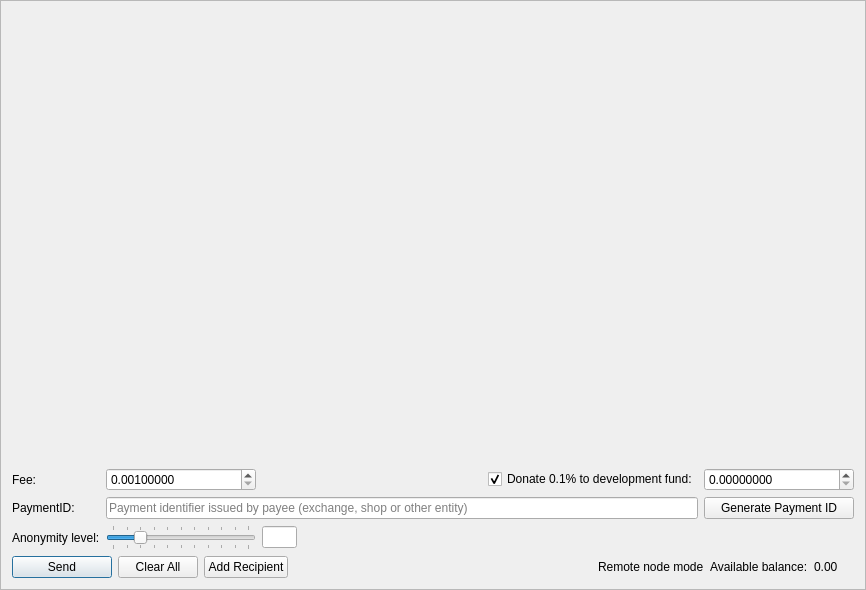
<?xml version="1.0" encoding="UTF-8"?>
<ui version="4.0">
 <class>SendFrame</class>
 <widget class="QFrame" name="SendFrame">
  <property name="geometry">
   <rect>
    <x>0</x>
    <y>0</y>
    <width>866</width>
    <height>590</height>
   </rect>
  </property>
  <property name="windowTitle">
   <string>Frame</string>
  </property>
  <property name="frameShape">
   <enum>QFrame::StyledPanel</enum>
  </property>
  <property name="frameShadow">
   <enum>QFrame::Raised</enum>
  </property>
  <layout class="QVBoxLayout" name="m_send_frame_main_layout">
   <item>
    <widget class="QScrollArea" name="m_transfersScrollarea">
     <property name="frameShape">
      <enum>QFrame::NoFrame</enum>
     </property>
     <property name="widgetResizable">
      <bool>true</bool>
     </property>
     <widget class="QWidget" name="scrollAreaWidgetContents">
      <property name="geometry">
       <rect>
        <x>0</x>
        <y>0</y>
        <width>846</width>
        <height>439</height>
       </rect>
      </property>
      <layout class="QVBoxLayout" name="m_send_frame_layout">
       <property name="leftMargin">
        <number>0</number>
       </property>
       <property name="topMargin">
        <number>0</number>
       </property>
       <property name="rightMargin">
        <number>0</number>
       </property>
       <property name="bottomMargin">
        <number>0</number>
       </property>
       <item>
        <spacer name="verticalSpacer">
         <property name="orientation">
          <enum>Qt::Vertical</enum>
         </property>
         <property name="sizeHint" stdset="0">
          <size>
           <width>20</width>
           <height>445</height>
          </size>
         </property>
        </spacer>
       </item>
      </layout>
     </widget>
    </widget>
   </item>
   <item>
    <layout class="QGridLayout" name="gridLayout">
     <property name="topMargin">
      <number>5</number>
     </property>
     <item row="5" column="1">
      <widget class="QSlider" name="m_mixinSlider">
       <property name="maximumSize">
        <size>
         <width>150</width>
         <height>16777215</height>
        </size>
       </property>
       <property name="baseSize">
        <size>
         <width>200</width>
         <height>0</height>
        </size>
       </property>
       <property name="maximum">
        <number>10</number>
       </property>
       <property name="pageStep">
        <number>1</number>
       </property>
       <property name="value">
        <number>2</number>
       </property>
       <property name="sliderPosition">
        <number>2</number>
       </property>
       <property name="tracking">
        <bool>false</bool>
       </property>
       <property name="orientation">
        <enum>Qt::Horizontal</enum>
       </property>
       <property name="tickPosition">
        <enum>QSlider::TicksBothSides</enum>
       </property>
       <property name="tickInterval">
        <number>1</number>
       </property>
      </widget>
     </item>
     <item row="5" column="0">
      <widget class="QLabel" name="label_2">
       <property name="text">
        <string>Anonymity level:</string>
       </property>
      </widget>
     </item>
     <item row="1" column="3">
      <widget class="QCheckBox" name="donateCheckBox">
       <property name="text">
        <string>Donate 0.1% to development fund:</string>
       </property>
       <property name="checked">
        <bool>true</bool>
       </property>
      </widget>
     </item>
     <item row="1" column="0">
      <widget class="QLabel" name="label">
       <property name="text">
        <string>Fee:</string>
       </property>
      </widget>
     </item>
     <item row="3" column="0">
      <widget class="QLabel" name="label_6">
       <property name="text">
        <string>PaymentID:</string>
       </property>
      </widget>
     </item>
     <item row="5" column="2">
      <widget class="QLineEdit" name="m_mixinEdit">
       <property name="minimumSize">
        <size>
         <width>35</width>
         <height>0</height>
        </size>
       </property>
       <property name="maximumSize">
        <size>
         <width>30</width>
         <height>16777215</height>
        </size>
       </property>
       <property name="text">
        <string notr="true"/>
       </property>
       <property name="maxLength">
        <number>5</number>
       </property>
       <property name="alignment">
        <set>Qt::AlignCenter</set>
       </property>
       <property name="readOnly">
        <bool>true</bool>
       </property>
      </widget>
     </item>
     <item row="3" column="1" colspan="3">
      <widget class="QLineEdit" name="m_paymentIdEdit">
       <property name="maxLength">
        <number>64</number>
       </property>
       <property name="placeholderText">
        <string>Payment identifier issued by payee (exchange, shop or other entity)</string>
       </property>
      </widget>
     </item>
     <item row="1" column="1">
      <widget class="QDoubleSpinBox" name="m_feeSpin">
       <property name="minimumSize">
        <size>
         <width>150</width>
         <height>0</height>
        </size>
       </property>
       <property name="baseSize">
        <size>
         <width>150</width>
         <height>0</height>
        </size>
       </property>
       <property name="cursor">
        <cursorShape>IBeamCursor</cursorShape>
       </property>
       <property name="locale">
        <locale language="English" country="UnitedStates"/>
       </property>
       <property name="suffix">
        <string/>
       </property>
       <property name="decimals">
        <number>8</number>
       </property>
       <property name="minimum">
        <double>0.001000000000000</double>
       </property>
       <property name="maximum">
        <double>999999999999999.000000000000000</double>
       </property>
       <property name="singleStep">
        <double>0.001000000000000</double>
       </property>
       <property name="value">
        <double>0.001000000000000</double>
       </property>
      </widget>
     </item>
     <item row="3" column="4">
      <widget class="QPushButton" name="m_generatePaymentIdButton">
       <property name="sizePolicy">
        <sizepolicy hsizetype="Preferred" vsizetype="Fixed">
         <horstretch>0</horstretch>
         <verstretch>0</verstretch>
        </sizepolicy>
       </property>
       <property name="maximumSize">
        <size>
         <width>200</width>
         <height>16777215</height>
        </size>
       </property>
       <property name="text">
        <string>Generate Payment ID</string>
       </property>
      </widget>
     </item>
     <item row="1" column="4">
      <widget class="QDoubleSpinBox" name="m_donateSpin">
       <property name="minimumSize">
        <size>
         <width>150</width>
         <height>0</height>
        </size>
       </property>
       <property name="maximumSize">
        <size>
         <width>16777215</width>
         <height>16777215</height>
        </size>
       </property>
       <property name="baseSize">
        <size>
         <width>150</width>
         <height>0</height>
        </size>
       </property>
       <property name="cursor">
        <cursorShape>IBeamCursor</cursorShape>
       </property>
       <property name="locale">
        <locale language="English" country="UnitedStates"/>
       </property>
       <property name="decimals">
        <number>8</number>
       </property>
       <property name="maximum">
        <double>999999999999999.000000000000000</double>
       </property>
       <property name="singleStep">
        <double>0.100000000000000</double>
       </property>
      </widget>
     </item>
     <item row="1" column="2">
      <spacer name="horizontalSpacer">
       <property name="orientation">
        <enum>Qt::Horizontal</enum>
       </property>
       <property name="sizeType">
        <enum>QSizePolicy::Expanding</enum>
       </property>
       <property name="sizeHint" stdset="0">
        <size>
         <width>100</width>
         <height>20</height>
        </size>
       </property>
      </spacer>
     </item>
    </layout>
   </item>
   <item>
    <layout class="QHBoxLayout" name="horizontalLayout">
     <item>
      <widget class="QPushButton" name="m_sendButton">
       <property name="minimumSize">
        <size>
         <width>100</width>
         <height>0</height>
        </size>
       </property>
       <property name="text">
        <string>Send</string>
       </property>
       <property name="icon">
        <iconset resource="../../resources.qrc">
         <normaloff>:/icons/btn-send</normaloff>:/icons/btn-send</iconset>
       </property>
       <property name="default">
        <bool>true</bool>
       </property>
      </widget>
     </item>
     <item>
      <widget class="QPushButton" name="m_clearAllButton">
       <property name="text">
        <string>Clear All</string>
       </property>
       <property name="icon">
        <iconset resource="../../resources.qrc">
         <normaloff>:/icons/remove</normaloff>:/icons/remove</iconset>
       </property>
      </widget>
     </item>
     <item>
      <widget class="QPushButton" name="m_addRecipientButton">
       <property name="text">
        <string>Add Recipient</string>
       </property>
       <property name="icon">
        <iconset resource="../../resources.qrc">
         <normaloff>:/icons/add_recepient</normaloff>:/icons/add_recepient</iconset>
       </property>
      </widget>
     </item>
     <item>
      <spacer name="horizontalSpacer_2">
       <property name="orientation">
        <enum>Qt::Horizontal</enum>
       </property>
       <property name="sizeHint" stdset="0">
        <size>
         <width>40</width>
         <height>20</height>
        </size>
       </property>
      </spacer>
     </item>
     <item>
      <widget class="QLabel" name="m_remote_label">
       <property name="font">
        <font>
         <weight>50</weight>
         <bold>false</bold>
        </font>
       </property>
       <property name="toolTip">
        <string>Wallet is connected through remote node. Additional 0.25% fee will be applied.</string>
       </property>
       <property name="text">
        <string>Remote node mode</string>
       </property>
      </widget>
     </item>
     <item>
      <widget class="QLabel" name="label_4">
       <property name="text">
        <string>Available balance:</string>
       </property>
      </widget>
     </item>
     <item>
      <widget class="QLabel" name="m_balanceLabel">
       <property name="text">
        <string notr="true">0.00 </string>
       </property>
      </widget>
     </item>
     <item>
      <widget class="QLabel" name="m_tickerLabel">
       <property name="text">
        <string notr="true"/>
       </property>
      </widget>
     </item>
    </layout>
   </item>
  </layout>
 </widget>
 <tabstops>
  <tabstop>m_feeSpin</tabstop>
  <tabstop>donateCheckBox</tabstop>
  <tabstop>m_donateSpin</tabstop>
  <tabstop>m_paymentIdEdit</tabstop>
  <tabstop>m_mixinSlider</tabstop>
  <tabstop>m_mixinEdit</tabstop>
  <tabstop>m_sendButton</tabstop>
  <tabstop>m_clearAllButton</tabstop>
  <tabstop>m_addRecipientButton</tabstop>
  <tabstop>m_transfersScrollarea</tabstop>
 </tabstops>
 <resources>
  <include location="../../resources.qrc"/>
 </resources>
 <connections>
  <connection>
   <sender>m_addRecipientButton</sender>
   <signal>clicked()</signal>
   <receiver>SendFrame</receiver>
   <slot>addRecipientClicked()</slot>
   <hints>
    <hint type="sourcelabel">
     <x>282</x>
     <y>561</y>
    </hint>
    <hint type="destinationlabel">
     <x>432</x>
     <y>294</y>
    </hint>
   </hints>
  </connection>
  <connection>
   <sender>m_clearAllButton</sender>
   <signal>clicked()</signal>
   <receiver>SendFrame</receiver>
   <slot>clearAllClicked()</slot>
   <hints>
    <hint type="sourcelabel">
     <x>154</x>
     <y>561</y>
    </hint>
    <hint type="destinationlabel">
     <x>432</x>
     <y>294</y>
    </hint>
   </hints>
  </connection>
  <connection>
   <sender>m_sendButton</sender>
   <signal>clicked()</signal>
   <receiver>SendFrame</receiver>
   <slot>sendClicked()</slot>
   <hints>
    <hint type="sourcelabel">
     <x>53</x>
     <y>561</y>
    </hint>
    <hint type="destinationlabel">
     <x>432</x>
     <y>294</y>
    </hint>
   </hints>
  </connection>
  <connection>
   <sender>m_mixinSlider</sender>
   <signal>valueChanged(int)</signal>
   <receiver>SendFrame</receiver>
   <slot>mixinValueChanged(int)</slot>
   <hints>
    <hint type="sourcelabel">
     <x>221</x>
     <y>520</y>
    </hint>
    <hint type="destinationlabel">
     <x>432</x>
     <y>294</y>
    </hint>
   </hints>
  </connection>
  <connection>
   <sender>m_generatePaymentIdButton</sender>
   <signal>clicked()</signal>
   <receiver>SendFrame</receiver>
   <slot>generatePaymentIdClicked()</slot>
   <hints>
    <hint type="sourcelabel">
     <x>748</x>
     <y>497</y>
    </hint>
    <hint type="destinationlabel">
     <x>432</x>
     <y>294</y>
    </hint>
   </hints>
  </connection>
 </connections>
 <slots>
  <slot>sendClicked()</slot>
  <slot>clearAllClicked()</slot>
  <slot>addRecipientClicked()</slot>
  <slot>mixinValueChanged(int)</slot>
 </slots>
</ui>
